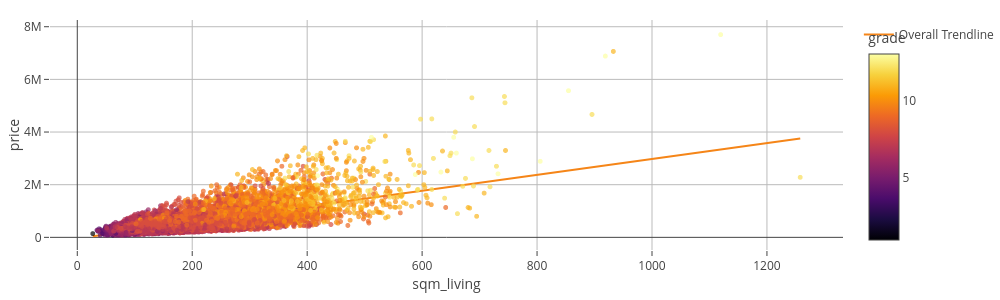

The code cell stored with this chart in its notebook:
### Markdown cell above
##### Regressions

### Code cell
px.scatter(kc, x=kc.sqm_living, y=kc.price, color=kc.grade,
           trendline='ols', trendline_scope='overall',
           opacity=0.7, width=1000, height=300
           ).update_traces(marker_size=5)

### Figure 1 — Plotly figure (JSON) as saved in the notebook; plotly's stock layout.template omitted (floating-point values rounded to 4 significant figures; data arrays with more than 128 entries replaced by an {"elided": "..."} marker saying what was removed)
{"data": [{"hovertemplate": "sqm_living=%{x}<br>price=%{y}<br>grade=%{marker.color}<extra></extra>", "legendgroup": "", "marker": {"color": {"elided": "21613 int values"}, "coloraxis": "coloraxis", "opacity": 0.7, "size": 5, "symbol": "circle"}, "mode": "markers", "name": "", "showlegend": false, "type": "scattergl", "x": {"elided": "21613 float values"}, "xaxis": "x", "y": {"elided": "21613 float values"}, "yaxis": "y"}, {"hovertemplate": "<b>OLS trendline</b><br>price = 3020.61 * sqm_living + -43580.7<br>R<sup>2</sup>=0.492853<br><br>sqm_living=%{x}<br>price=%{y} <b>(trend)</b><extra></extra>", "legendgroup": "Overall Trendline", "marker": {"size": 5}, "mode": "lines", "name": "Overall Trendline", "showlegend": true, "type": "scatter", "x": {"elided": "21613 float values"}, "xaxis": "x", "y": {"elided": "21613 float values"}, "yaxis": "y"}], "layout": {"coloraxis": {"colorbar": {"title": {"text": "grade"}}, "colorscale": [[0, "#000004"], [0.1111, "#1b0c41"], [0.2222, "#4a0c6b"], [0.3333, "#781c6d"], [0.4444, "#a52c60"], [0.5556, "#cf4446"], [0.6667, "#ed6925"], [0.7778, "#fb9b06"], [0.8889, "#f7d13d"], [1, "#fcffa4"]]}, "height": 300, "legend": {"tracegroupgap": 0}, "width": 1000, "xaxis": {"anchor": "y", "domain": [0, 1], "title": {"text": "sqm_living"}}, "yaxis": {"anchor": "x", "domain": [0, 1], "title": {"text": "price"}}}}
